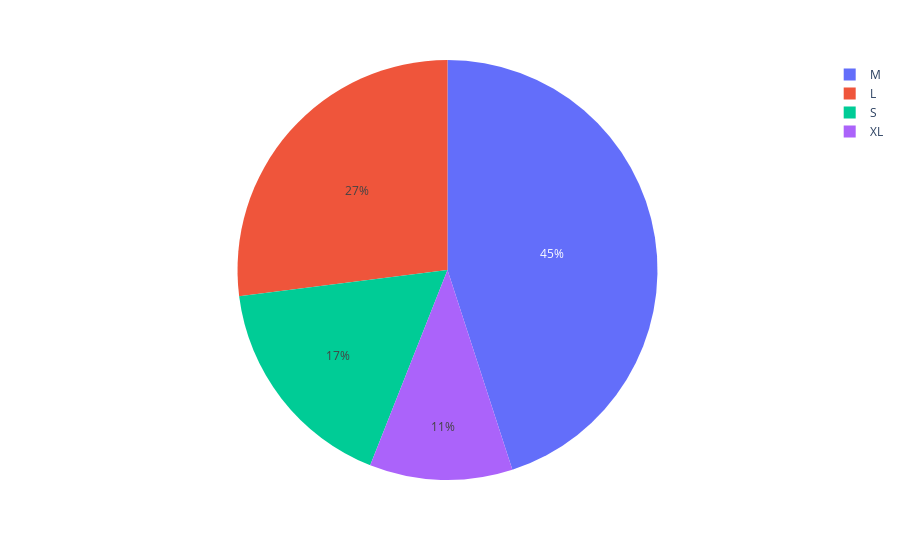

Source (notebook cell):
### Code cell
px.pie(df, names='Size')

### Figure 1 — Plotly figure (JSON) as saved in the notebook; plotly's stock layout.template omitted (floating-point values rounded to 4 significant figures; data arrays with more than 128 entries replaced by an {"elided": "..."} marker saying what was removed)
{"data": [{"domain": {"x": [0, 1], "y": [0, 1]}, "hovertemplate": "Size=%{label}<extra></extra>", "labels": {"elided": "3900 str values"}, "legendgroup": "", "name": "", "showlegend": true, "type": "pie"}], "layout": {"legend": {"tracegroupgap": 0}, "margin": {"t": 60}}}
